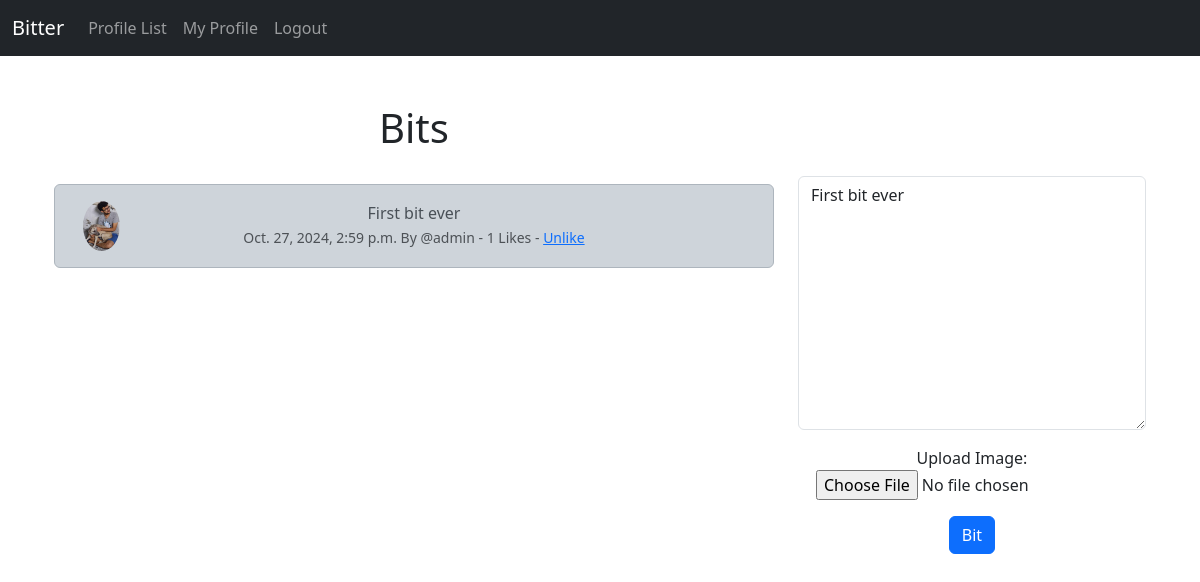
The page /edit_bit/1 (signed in) on the database its author committed.
### bitter/models.py (models this page shows, shortened)
class Bit(models.Model):
    user = models.ForeignKey(User, related_name="bits", on_delete=models.DO_NOTHING)
    body = models.CharField(max_length=200)
    created_at = models.DateTimeField(auto_now_add=True)
    likes = models.ManyToManyField(User, related_name="bit_like", blank=True)
    bit_image = models.ImageField(null=True, blank=True, upload_to="images/posts/")
    def number_of_likes(self):
        return self.likes.count()

class Profile(models.Model):
    user = models.OneToOneField(User, on_delete=models.CASCADE)
    follows = models.ManyToManyField("self",
                                     related_name="followed_by",
                                     symmetrical=False,
                                     blank=True)
    date_modified = models.DateTimeField(User, auto_now=True)
    profile_image = models.ImageField(null=True, blank=True, upload_to="images/")

### bitter/views.py (the view)
# urls.py: path('edit_bit/<int:pk>', views.edit_bit, name='edit_bit'),
def edit_bit(request, pk):
    if request.user.is_authenticated:
        bit = get_object_or_404(Bit, id=pk)
        if request.user.username == bit.user.username:
            form = BitForm(request.POST or None, request.FILES or None, instance=bit)
            if request.method == "POST":
                if form.is_valid():
                    bit = form.save(commit=False)
                    bit.user = request.user
                    bit.save()
                    messages.success(request, ("Your Bit has been updated)"))
                    return redirect('home')
            else:
                return render(request, "edit_bit.html", {'form':form, 'bit': bit})
        else:
            messages.success(request, ("That is not your post"))
            return redirect('home')
    else:
        messages.success(request, ("You must be logged in to update posts"))
        return redirect('home')

### bitter/forms.py
class BitForm(forms.ModelForm):
    body = forms.CharField(required=True,
                           widget=forms.widgets.Textarea(
                            attrs={
                                   "placeholder": "Enter your Bitter Bit!",
                                   "class": "form-control",
                               }
                           ),
                           label="",
                           )
    bit_image = forms.ImageField(required=False, label="Upload Image")
    class Meta:
        model = Bit
        fields = ('body', 'bit_image',)
        exclude = ("user", "likes",)

### bitter/templates/edit_bit.html (shortened to what this page needs)
{% extends 'base.html' %}
{% load static %}
{% block content %}
    <div class="container text-center">
        <div class="row">
            <div class="col-8">
    <h1>Bits</h1>
    <br/>
    <div class="alert alert-dark" role="alert">
        <div class="container">
            <div class="row">
                <div class="col-1">
                    {% if bit.user.profile.profile_image %}
                    <img src="{{bit.user.profile.profile_image.url }}" class="rounded-circle" widht=50 height=50 alt="{{profile.user.username}}">
                    {% else %}
                    <img src="{% static 'images/profile_picture.png' %}" class="img-fluid rounded-circe" width=50 height=50 alt="Profile_Image">
                    {% endif %}
                </div>
                <div class="col-10">
                    {{bit.body}}
                    <br/>
                    <small class="text-muted">
                        {{ bit.created_at}} By @{{bit.user.username}}
                        - {{bit.number_of_likes}} Likes
                        - {% if user in bit.likes.all %}
                            <a href="{% url 'bit_like' bit.id %}">Unlike</a>
                          {% else %}
                          <a href="{% url 'bit_like' bit.id %}">Like</a>
                          {% endif %}
                    </small>
                </div>
            </div>
        </div>
    </div>
    </div>
    <div class="col-4">
                <br/>
                <br/>
                <br/>
                {% if form %}
                    <form method="POST" enctype="multipart/form-data">
                        {{ form.as_p }}
                        <button type="submit" class="btn btn-primary">Bit</button>
                    </form>
                {% endif%}
    </div>
{% endblock %}

### rows shown on the page
Bit: user.profile.profile_image (picture), body "First bit ever", created_at "Oct. 27, 2024, 2:59 p.m.", user.username "admin", number_of_likes "1"
